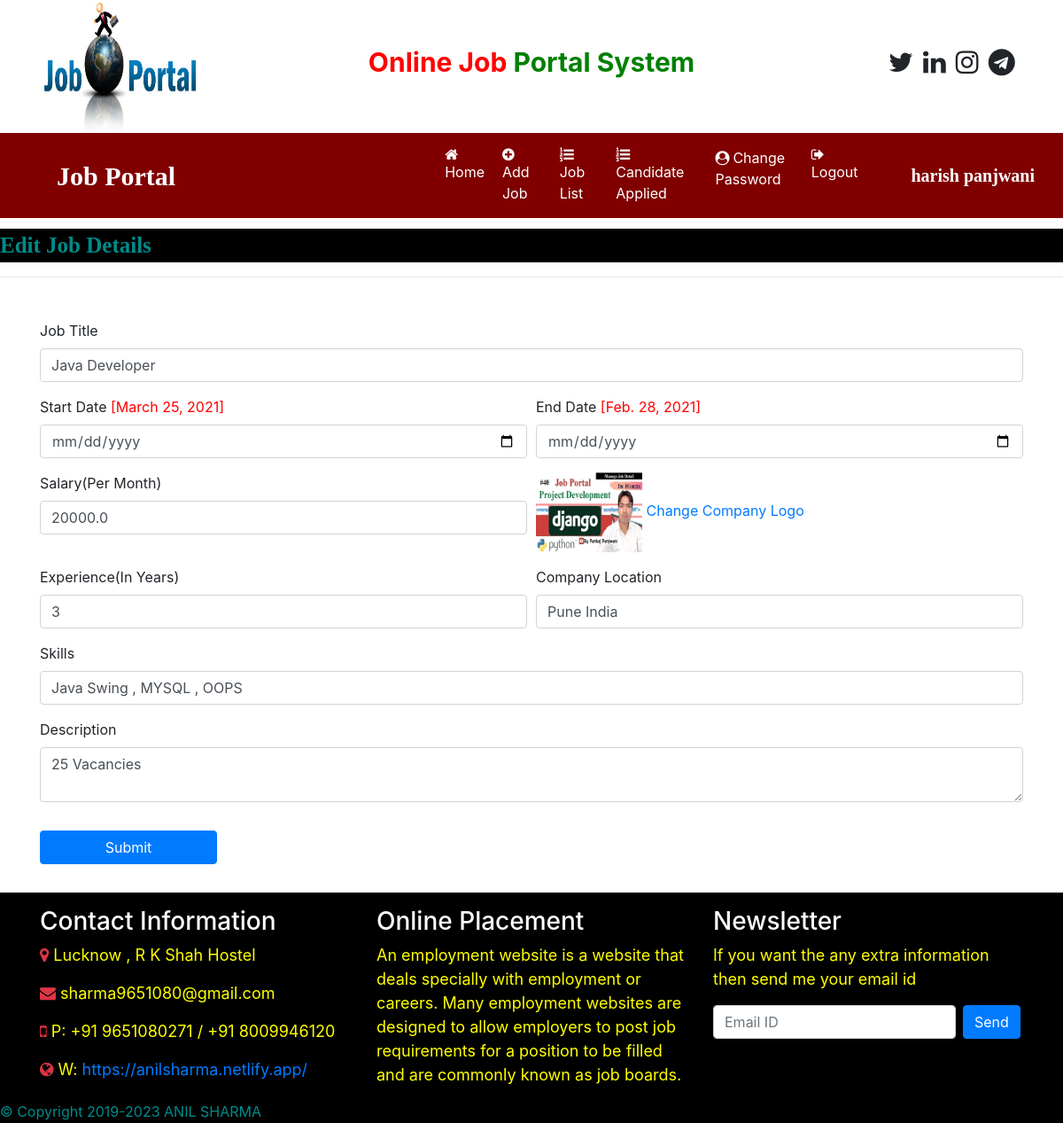
/edit_jobdetail/1 (signed in), run on the app's committed database.
### job/models.py (models this page shows, shortened)
class Job(models.Model):
    recruiter = models.ForeignKey(Recruiter,on_delete=models.CASCADE)
    start_date = models.DateField()
    end_date = models.DateField()
    title = models.CharField(max_length=100)
    salary= models.FloatField(max_length=20)
    image = models.FileField()
    description = models.CharField(max_length=300)
    experience = models.CharField(max_length=50)
    location = models.CharField(max_length=100)
    skills = models.CharField(max_length=100)
    creationdate = models.DateField()

### job/views.py (the view, shortened to what this page needs)
# urls.py: path('edit_jobdetail/<int:pid>',edit_jobdetail,name="edit_jobdetail"),
def edit_jobdetail(request,pid):
    if not request.user.is_authenticated:
        return redirect('recruiter_login')
    error=""
    job = Job.objects.get(id=pid)
    d = {'error': error,'job': job}
    return render(request,'edit_jobdetail.html',d)

### job/templates/edit_jobdetail.html (shortened to what this page needs)
{% load static %}
{% block body %}
{% include 'recruiter_navigation.html' %}
<marquee style = "font-family : 'Monotype Corsiva' ; font-size : 25px ; color : darkcyan ; background-color : black ; font-weight : bold ; margin-top:1%">
    Edit Job Details
</marquee>
<hr>
<form class="container mt-5" method="post" enctype="multipart/form-data">
    <div class="form-row">
       <div class="form-group col-md-12">
           <label>Job Title</label>
           <input type="text" class="form-control" name="jobtitle" value="{{job.title}}" required>
       </div>
    </div>
    <div class="form-row">
       <div class="form-group col-md-6">
           <label>Start Date</label> <span style="color:red">[{{job.start_date}}]</span>
           <input type="date" class="form-control" name="startdate">
       </div>
        <div class="form-group col-md-6">
           <label>End Date</label> <span style="color:red">[{{job.end_date}}]</span>
           <input type="date" class="form-control" name="enddate">
       </div>
    </div>
    <div class="form-row">
       <div class="form-group col-md-6">
           <label>Salary(Per Month)</label>
           <input type="text" class="form-control" name="salary"  value="{{job.salary}}" required>
       </div>
        <div class="form-group col-md-6">
          <img src="{{job.image.url}}" width="120" height="90"> <a href="{% url 'change_companylogo' job.id %}">Change Company Logo</a>
       </div>
    </div>
    <div class="form-row">
       <div class="form-group col-md-6">
           <label>Experience(In Years)</label>
           <input type="text" class="form-control" name="experience" value="{{job.experience}}" required>
       </div>
<div class="form-group col-md-6">
           <label>Company Location</label>
           <input type="text" class="form-control" name="location" value="{{job.location}}" required>
       </div>
    </div>
    <div class="form-row">
       <div class="form-group col-md-12">
           <label>Skills</label>
           <input type="text" class="form-control" name="skills" placeholder="Skills Required" value="{{job.skills}}" required>
       </div>
    </div>
<div class="form-row">
       <div class="form-group col-md-12">
           <label>Description</label>
           <textarea class="form-control" name="description"  required>{{job.description}}</textarea>
       </div>
    </div>
<input type="submit" value="Submit" class="btn btn-primary my-3" style="width:200px">
</form>
{% include 'footer.html' %}
{% endblock %}

### job/templates/recruiter_navigation.html (shortened to what this page needs)
<html>
<head>
    {% load static %}
  <link rel="stylesheet" href="https://maxcdn.bootstrapcdn.com/bootstrap/4.5.2/css/bootstrap.min.css">
<link rel="stylesheet" href="https://cdnjs.cloudflare.com/ajax/libs/font-awesome/4.7.0/css/font-awesome.min.css">
</head>
<body>
<div class="container">
    <div class="row">
        <div class="col-sm-3">
            <img src="{% static 'images/job1.png' %}" style="width:180px; height:150px">
        </div>
        <div class="col-sm-6 mt-5 text-center">
            <span style ="font-weight : bold ; font-size : 30px">
                <span style = "color : red">Online Job</span>
                <span style = "color : green">Portal System</span>
            </span>
        </div>
        <div class="col-sm-3 mt-5" style = "padding-left : 10%">
<span style="font-weight:bold ; font-size : 30px">
  <span><i class="fa fa-twitter pl-1"></i></span>
    <span><i class="fa fa-linkedin pl-1"></i></span>
    <span><i class="fa fa-instagram pl-1"></i></span>
    <span><i class="fa fa-telegram pl-1"></i></span>
</span>
        </div>
    </div>
</div>
<nav class="navbar navbar-expand-sm" style="background-color : maroon">
    <a class="navbar-brand text-white pl-5 font-weight-bold" style="font-family:'Monotype Corsiva'; font-size:30px">Job Portal</a>
<ul class="navbar-nav">
    <li class="nav-item">
        <a class="nav-link" href="{% url 'recruiter_home' %}" style="margin-left:280px"><i class="fa fa-home mr-1"></i> Home</a>
    </li>
    <li class="nav-item">
        <a class="nav-link" href="{% url 'add_job' %}" ><i class="fa fa-plus-circle mr-1"></i> Add Job</a>
    </li>
    <li class="nav-item">
        <a class="nav-link" href="{% url 'job_list' %}" ><i class="fa fa-list-ol mr-1"></i> Job List</a>
    </li>
    <li class="nav-item">
        <a class="nav-link" href="{% url 'applied_candidatelist' %}" ><i class="fa fa-list-ol mr-1"></i> Candidate Applied</a>
    </li>
    <li class="nav-item">
        <a class="nav-link" href="{% url 'change_passwordrecruiter' %}" ><i class="fa fa-user-circle mr-1"></i>Change Password</a>
    </li>
    <li class="nav-item">
        <a class="nav-link" href="{% url 'Logout' %}" ><i class="fa fa-sign-out mr-1"></i>Logout</a>
    </li>
</ul>
    <a class="navbar-brand text-white pl-5 font-weight-bold" style="font-family:'Monotype Corsiva'; font-size:20px">{{request.user.first_name}} {{request.user.last_name}}</a>
</nav>
</body>
</html>

### job/templates/recruiter_navigation.html (style rules this page uses)
.nav-link { color : white !important ; margin-right : 4px; }

### data on the page
Job: jobtitle "Java Developer", start_date "March 25, 2021", end_date "Feb. 28, 2021", salary "20000.0", image (picture), experience "3", location "Pune India", skills "Java Swing , MYSQL , OOPS", description "25 Vacancies"

### other printed values
{{ request.user.first_name }} "harish"
{{ request.user.last_name }} "panjwani"
